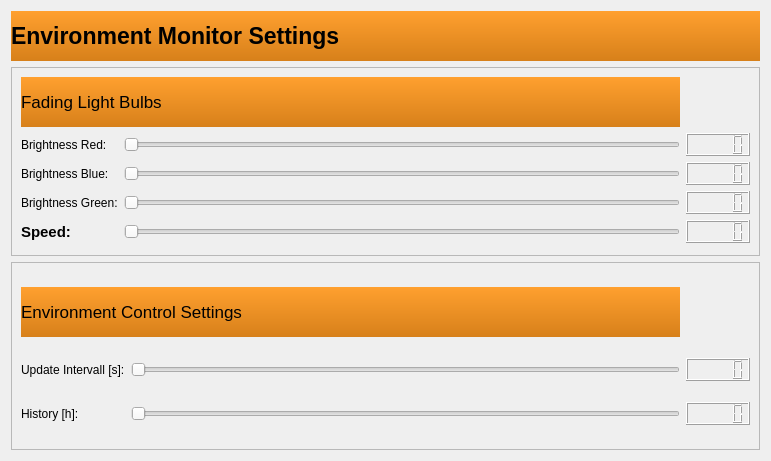
<?xml version="1.0" encoding="UTF-8"?>
<ui version="4.0">
 <class>Form</class>
 <widget class="QWidget" name="Form">
  <property name="geometry">
   <rect>
    <x>0</x>
    <y>0</y>
    <width>771</width>
    <height>461</height>
   </rect>
  </property>
  <property name="windowTitle">
   <string>Form</string>
  </property>
  <layout class="QGridLayout" name="gridLayout_3">
   <item row="0" column="0">
    <widget class="QLabel" name="label">
     <property name="maximumSize">
      <size>
       <width>16777215</width>
       <height>50</height>
      </size>
     </property>
     <property name="font">
      <font>
       <pointsize>17</pointsize>
       <weight>75</weight>
       <bold>true</bold>
      </font>
     </property>
     <property name="styleSheet">
      <string notr="true">background-color: QLinearGradient( x1: 0, y1: 0, x2: 0, y2: 1, stop: 0 #ffa02f, stop: 1 #d7801a);</string>
     </property>
     <property name="text">
      <string>Environment Monitor Settings</string>
     </property>
    </widget>
   </item>
   <item row="1" column="0">
    <widget class="QFrame" name="frame">
     <property name="autoFillBackground">
      <bool>true</bool>
     </property>
     <property name="frameShape">
      <enum>QFrame::StyledPanel</enum>
     </property>
     <property name="frameShadow">
      <enum>QFrame::Raised</enum>
     </property>
     <layout class="QGridLayout" name="gridLayout">
      <item row="1" column="1">
       <widget class="QSlider" name="fade_red_slider">
        <property name="font">
         <font>
          <pointsize>8</pointsize>
         </font>
        </property>
        <property name="singleStep">
         <number>0</number>
        </property>
        <property name="pageStep">
         <number>0</number>
        </property>
        <property name="orientation">
         <enum>Qt::Horizontal</enum>
        </property>
        <property name="tickPosition">
         <enum>QSlider::NoTicks</enum>
        </property>
       </widget>
      </item>
      <item row="2" column="2">
       <widget class="QLCDNumber" name="fade_blue_lcd"/>
      </item>
      <item row="1" column="0">
       <widget class="QLabel" name="label_3">
        <property name="text">
         <string>Brightness Red:</string>
        </property>
       </widget>
      </item>
      <item row="1" column="2">
       <widget class="QLCDNumber" name="fade_red_lcd"/>
      </item>
      <item row="0" column="0" colspan="2">
       <widget class="QLabel" name="label_2">
        <property name="maximumSize">
         <size>
          <width>16777215</width>
          <height>50</height>
         </size>
        </property>
        <property name="font">
         <font>
          <pointsize>13</pointsize>
         </font>
        </property>
        <property name="styleSheet">
         <string notr="true">background-color: QLinearGradient( x1: 0, y1: 0, x2: 0, y2: 1, stop: 0 #ffa02f, stop: 1 #d7801a);</string>
        </property>
        <property name="text">
         <string>Fading Light Bulbs</string>
        </property>
       </widget>
      </item>
      <item row="2" column="0">
       <widget class="QLabel" name="label_4">
        <property name="text">
         <string>Brightness Blue:</string>
        </property>
       </widget>
      </item>
      <item row="2" column="1">
       <widget class="QSlider" name="fade_blue_slider">
        <property name="singleStep">
         <number>0</number>
        </property>
        <property name="pageStep">
         <number>0</number>
        </property>
        <property name="orientation">
         <enum>Qt::Horizontal</enum>
        </property>
       </widget>
      </item>
      <item row="3" column="1">
       <widget class="QSlider" name="fade_green_slider">
        <property name="singleStep">
         <number>0</number>
        </property>
        <property name="pageStep">
         <number>0</number>
        </property>
        <property name="orientation">
         <enum>Qt::Horizontal</enum>
        </property>
       </widget>
      </item>
      <item row="3" column="0">
       <widget class="QLabel" name="label_5">
        <property name="text">
         <string>Brightness Green:</string>
        </property>
       </widget>
      </item>
      <item row="3" column="2">
       <widget class="QLCDNumber" name="fade_green_lcd"/>
      </item>
      <item row="4" column="1">
       <widget class="QSlider" name="fade_speed_slider">
        <property name="singleStep">
         <number>0</number>
        </property>
        <property name="pageStep">
         <number>0</number>
        </property>
        <property name="orientation">
         <enum>Qt::Horizontal</enum>
        </property>
       </widget>
      </item>
      <item row="4" column="0">
       <widget class="QLabel" name="label_6">
        <property name="font">
         <font>
          <pointsize>11</pointsize>
          <weight>75</weight>
          <bold>true</bold>
         </font>
        </property>
        <property name="text">
         <string>Speed:</string>
        </property>
       </widget>
      </item>
      <item row="4" column="2">
       <widget class="QLCDNumber" name="fade_speed_lcd"/>
      </item>
     </layout>
    </widget>
   </item>
   <item row="2" column="0">
    <widget class="QFrame" name="frame_2">
     <property name="autoFillBackground">
      <bool>true</bool>
     </property>
     <property name="frameShape">
      <enum>QFrame::StyledPanel</enum>
     </property>
     <property name="frameShadow">
      <enum>QFrame::Raised</enum>
     </property>
     <layout class="QGridLayout" name="gridLayout_2">
      <item row="0" column="0" colspan="2">
       <widget class="QLabel" name="label_7">
        <property name="maximumSize">
         <size>
          <width>16777215</width>
          <height>50</height>
         </size>
        </property>
        <property name="sizeIncrement">
         <size>
          <width>0</width>
          <height>0</height>
         </size>
        </property>
        <property name="font">
         <font>
          <pointsize>13</pointsize>
         </font>
        </property>
        <property name="styleSheet">
         <string notr="true">background-color: QLinearGradient( x1: 0, y1: 0, x2: 0, y2: 1, stop: 0 #ffa02f, stop: 1 #d7801a);</string>
        </property>
        <property name="text">
         <string>Environment Control Settings</string>
        </property>
       </widget>
      </item>
      <item row="1" column="0">
       <widget class="QLabel" name="label_8">
        <property name="text">
         <string>Update Intervall [s]:</string>
        </property>
       </widget>
      </item>
      <item row="1" column="1">
       <widget class="QSlider" name="env_updateInterval_slider">
        <property name="singleStep">
         <number>0</number>
        </property>
        <property name="pageStep">
         <number>0</number>
        </property>
        <property name="orientation">
         <enum>Qt::Horizontal</enum>
        </property>
       </widget>
      </item>
      <item row="1" column="2">
       <widget class="QLCDNumber" name="env_updateInterval_lcd"/>
      </item>
      <item row="2" column="0">
       <widget class="QLabel" name="label_9">
        <property name="text">
         <string>History [h]:</string>
        </property>
       </widget>
      </item>
      <item row="2" column="1">
       <widget class="QSlider" name="env_history_slider">
        <property name="singleStep">
         <number>0</number>
        </property>
        <property name="pageStep">
         <number>0</number>
        </property>
        <property name="orientation">
         <enum>Qt::Horizontal</enum>
        </property>
       </widget>
      </item>
      <item row="2" column="2">
       <widget class="QLCDNumber" name="env_history_lcd"/>
      </item>
     </layout>
    </widget>
   </item>
  </layout>
 </widget>
 <resources/>
 <connections/>
</ui>
